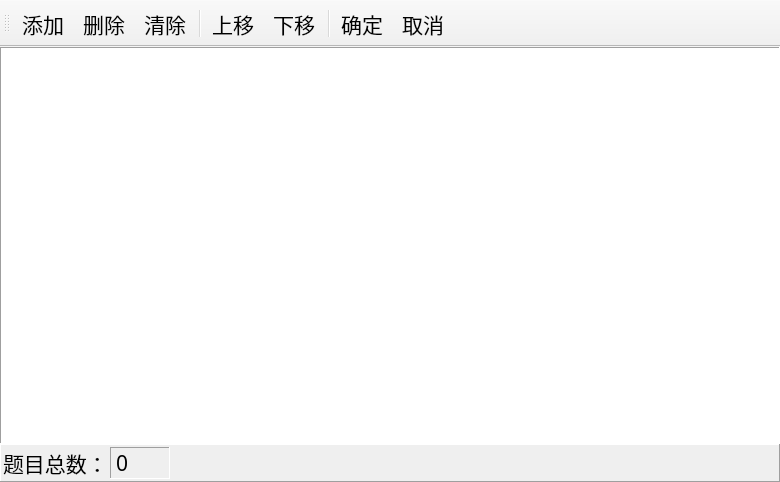
<?xml version="1.0" encoding="UTF-8"?>
<ui version="4.0">
 <class>SetupPaperWindow</class>
 <widget class="QMainWindow" name="SetupPaperWindow">
  <property name="geometry">
   <rect>
    <x>0</x>
    <y>0</y>
    <width>780</width>
    <height>482</height>
   </rect>
  </property>
  <property name="font">
   <font>
    <family>楷体</family>
    <pointsize>16</pointsize>
   </font>
  </property>
  <property name="windowTitle">
   <string>试卷设置</string>
  </property>
  <property name="iconSize">
   <size>
    <width>48</width>
    <height>48</height>
   </size>
  </property>
  <widget class="QWidget" name="centralwidget">
   <layout class="QVBoxLayout" name="verticalLayout">
    <property name="spacing">
     <number>0</number>
    </property>
    <property name="leftMargin">
     <number>0</number>
    </property>
    <property name="topMargin">
     <number>0</number>
    </property>
    <property name="rightMargin">
     <number>0</number>
    </property>
    <property name="bottomMargin">
     <number>0</number>
    </property>
    <item>
     <widget class="QListWidget" name="lstQuestion">
      <property name="font">
       <font>
        <family>楷体</family>
        <pointsize>16</pointsize>
       </font>
      </property>
      <property name="frameShape">
       <enum>QFrame::Panel</enum>
      </property>
     </widget>
    </item>
    <item>
     <widget class="QFrame" name="frame">
      <property name="frameShape">
       <enum>QFrame::Panel</enum>
      </property>
      <property name="frameShadow">
       <enum>QFrame::Raised</enum>
      </property>
      <layout class="QHBoxLayout" name="horizontalLayout" stretch="0,0,0">
       <property name="spacing">
        <number>2</number>
       </property>
       <property name="leftMargin">
        <number>2</number>
       </property>
       <property name="topMargin">
        <number>2</number>
       </property>
       <property name="rightMargin">
        <number>2</number>
       </property>
       <property name="bottomMargin">
        <number>2</number>
       </property>
       <item>
        <widget class="QLabel" name="label">
         <property name="text">
          <string>题目总数：</string>
         </property>
        </widget>
       </item>
       <item>
        <widget class="QLabel" name="labQuestionCount">
         <property name="minimumSize">
          <size>
           <width>60</width>
           <height>0</height>
          </size>
         </property>
         <property name="maximumSize">
          <size>
           <width>60</width>
           <height>16777215</height>
          </size>
         </property>
         <property name="frameShape">
          <enum>QFrame::Panel</enum>
         </property>
         <property name="frameShadow">
          <enum>QFrame::Sunken</enum>
         </property>
         <property name="text">
          <string>0</string>
         </property>
        </widget>
       </item>
       <item>
        <spacer name="horizontalSpacer">
         <property name="orientation">
          <enum>Qt::Horizontal</enum>
         </property>
         <property name="sizeHint" stdset="0">
          <size>
           <width>40</width>
           <height>20</height>
          </size>
         </property>
        </spacer>
       </item>
      </layout>
     </widget>
    </item>
   </layout>
  </widget>
  <widget class="QToolBar" name="toolBar">
   <property name="windowTitle">
    <string>toolBar</string>
   </property>
   <property name="toolButtonStyle">
    <enum>Qt::ToolButtonTextUnderIcon</enum>
   </property>
   <property name="floatable">
    <bool>false</bool>
   </property>
   <attribute name="toolBarArea">
    <enum>TopToolBarArea</enum>
   </attribute>
   <attribute name="toolBarBreak">
    <bool>false</bool>
   </attribute>
   <addaction name="actionAdd"/>
   <addaction name="actionDelete"/>
   <addaction name="actionClear"/>
   <addaction name="separator"/>
   <addaction name="actionMoveUp"/>
   <addaction name="actionMoveDown"/>
   <addaction name="separator"/>
   <addaction name="actionYes"/>
   <addaction name="actionCancel"/>
  </widget>
  <action name="actionAdd">
   <property name="icon">
    <iconset resource="MentalArithmeticPaper.qrc">
     <normaloff>:/MentalArithmeticPaper/Resources/Plus0.png</normaloff>:/MentalArithmeticPaper/Resources/Plus0.png</iconset>
   </property>
   <property name="text">
    <string>添加</string>
   </property>
   <property name="toolTip">
    <string>添加题目区域</string>
   </property>
  </action>
  <action name="actionDelete">
   <property name="icon">
    <iconset resource="MentalArithmeticPaper.qrc">
     <normaloff>:/MentalArithmeticPaper/Resources/Minus0.png</normaloff>:/MentalArithmeticPaper/Resources/Minus0.png</iconset>
   </property>
   <property name="text">
    <string>删除</string>
   </property>
   <property name="toolTip">
    <string>删除题目区域</string>
   </property>
  </action>
  <action name="actionClear">
   <property name="icon">
    <iconset resource="MentalArithmeticPaper.qrc">
     <normaloff>:/MentalArithmeticPaper/Resources/Reset0.png</normaloff>:/MentalArithmeticPaper/Resources/Reset0.png</iconset>
   </property>
   <property name="text">
    <string>清除</string>
   </property>
   <property name="toolTip">
    <string>清除所有题目区域</string>
   </property>
  </action>
  <action name="actionMoveUp">
   <property name="icon">
    <iconset resource="MentalArithmeticPaper.qrc">
     <normaloff>:/MentalArithmeticPaper/Resources/Up0.png</normaloff>:/MentalArithmeticPaper/Resources/Up0.png</iconset>
   </property>
   <property name="text">
    <string>上移</string>
   </property>
   <property name="toolTip">
    <string>将题目区域向前移动</string>
   </property>
  </action>
  <action name="actionMoveDown">
   <property name="icon">
    <iconset resource="MentalArithmeticPaper.qrc">
     <normaloff>:/MentalArithmeticPaper/Resources/Down0.png</normaloff>:/MentalArithmeticPaper/Resources/Down0.png</iconset>
   </property>
   <property name="text">
    <string>下移</string>
   </property>
   <property name="toolTip">
    <string>将题目区域向后移动</string>
   </property>
  </action>
  <action name="actionYes">
   <property name="icon">
    <iconset resource="MentalArithmeticPaper.qrc">
     <normaloff>:/MentalArithmeticPaper/Resources/Check0.png</normaloff>:/MentalArithmeticPaper/Resources/Check0.png</iconset>
   </property>
   <property name="text">
    <string>确定</string>
   </property>
   <property name="toolTip">
    <string>确定题目试卷设置并退出</string>
   </property>
  </action>
  <action name="actionCancel">
   <property name="icon">
    <iconset resource="MentalArithmeticPaper.qrc">
     <normaloff>:/MentalArithmeticPaper/Resources/No0.png</normaloff>:/MentalArithmeticPaper/Resources/No0.png</iconset>
   </property>
   <property name="text">
    <string>取消</string>
   </property>
   <property name="toolTip">
    <string>取消题目试卷设置并退出</string>
   </property>
  </action>
 </widget>
 <resources>
  <include location="MentalArithmeticPaper.qrc"/>
 </resources>
 <connections/>
</ui>
